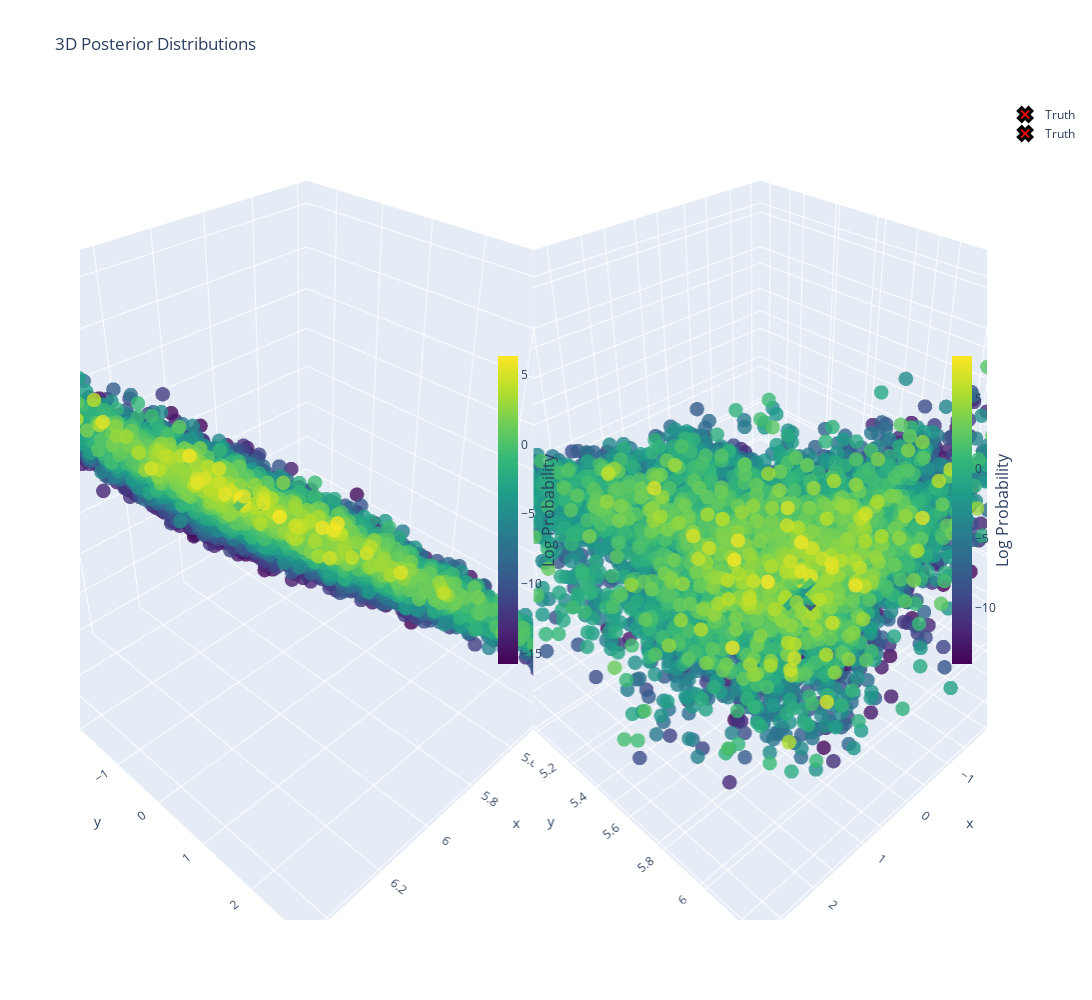

The cell this chart's notebook holds for it:
### Code cell
import plotly.graph_objects as go


labels = np.array(["$x_c/\\eta$","$\\beta/\\eta$","$x_c^2/\\epsilon$","$x_c$"])
# # Create 2x2 grid of 3D plots using plotly
# fig = make_subplots(
#     rows=2, cols=2,
#     specs=[[{'type': 'scene'}, {'type': 'scene'}],
#            [{'type': 'scene'}, {'type': 'scene'}]],
#     subplot_titles=('$x_c/\\eta$ vs $\\beta/\\eta$ vs $x_c^2/\\epsilon$', 
#                     '$x_c/\\eta$ vs $\\beta/\\eta$ vs $x_c$',
#                     '$x_c/\\eta$ vs $x_c^2/\\epsilon$ vs $x_c$',
#                     '$\\beta/\\eta$ vs $x_c^2/\\epsilon$ vs $x_c$')
import plotly.graph_objects as go
from plotly.subplots import make_subplots

# Create a figure with 2x2 subplots, each with a 3D scene
fig = make_subplots(
    rows=2, cols=2,
    specs=[[{'type': 'scene'}, {'type': 'scene'}],
           [{'type': 'scene'}, {'type': 'scene'}]],
    vertical_spacing=0.1,  # Add vertical spacing between rows
    horizontal_spacing=0.1  # Add horizontal spacing between columns
)

# Plot first 3D posterior
post.plot_posterior3D_interactive(
    features=[0, 1, 2],
    truths=np.log(best_sample),
    labels=labels,
    fig=fig,
    row=1, col=1
)

# Plot second 3D posterior
post.plot_posterior3D_interactive(
    features=[1, 2, 3],
    truths=np.log(best_sample),
    labels=labels,
    fig=fig,
    row=1, col=2
)



# Update the layout
fig.update_layout(
    title_text="3D Posterior Distributions",
    height=1000,  # Increase height
    width=1200,   # Increase width
    showlegend=True,
    scene=dict(
        aspectmode='cube'  # Make all scenes cubic
    ),
    scene2=dict(
        aspectmode='cube'
    ),
    scene3=dict(
        aspectmode='cube'
    ),
    scene4=dict(
        aspectmode='cube'
    )
)

# Show the figure
fig.show()

### Figure 1 — Plotly figure (JSON) as saved in the notebook; plotly's stock layout.template omitted (floating-point values rounded to 4 significant figures; data arrays with more than 128 entries replaced by an {"elided": "..."} marker saying what was removed)
{"data": [{"marker": {"color": {"elided": "5528 float values"}, "colorbar": {"len": 0.4, "thickness": 20, "title": {"font": {"size": 16}, "side": "right", "text": "Log Probability"}, "x": 0.95, "y": 0.5}, "colorscale": [[0, "#440154"], [0.1111, "#482878"], [0.2222, "#3e4989"], [0.3333, "#31688e"], [0.4444, "#26828e"], [0.5556, "#1f9e89"], [0.6667, "#35b779"], [0.7778, "#6ece58"], [0.8889, "#b5de2b"], [1, "#fde725"]], "opacity": 0.8, "size": 5}, "mode": "markers", "name": "Posterior", "scene": "scene11", "showlegend": false, "type": "scatter3d", "x": {"elided": "5528 float values"}, "y": {"elided": "5528 float values"}, "z": {"elided": "5528 float values"}}, {"marker": {"color": "red", "line": {"color": "black", "width": 3}, "size": 12, "symbol": "x"}, "mode": "markers", "name": "Truth", "scene": "scene11", "showlegend": true, "type": "scatter3d", "x": [6.266], "y": [1.016], "z": [5.948]}, {"marker": {"color": {"elided": "12270 float values"}, "colorbar": {"len": 0.4, "thickness": 20, "title": {"font": {"size": 16}, "side": "right", "text": "Log Probability"}, "x": 0.45, "y": 0.5}, "colorscale": [[0, "#440154"], [0.1111, "#482878"], [0.2222, "#3e4989"], [0.3333, "#31688e"], [0.4444, "#26828e"], [0.5556, "#1f9e89"], [0.6667, "#35b779"], [0.7778, "#6ece58"], [0.8889, "#b5de2b"], [1, "#fde725"]], "opacity": 0.8, "size": 5}, "mode": "markers", "name": "Posterior", "scene": "scene12", "showlegend": false, "type": "scatter3d", "x": {"elided": "12270 float values"}, "y": {"elided": "12270 float values"}, "z": {"elided": "12270 float values"}}, {"marker": {"color": "red", "line": {"color": "black", "width": 3}, "size": 12, "symbol": "x"}, "mode": "markers", "name": "Truth", "scene": "scene12", "showlegend": true, "type": "scatter3d", "x": [1.016], "y": [5.948], "z": [6.281]}], "layout": {"height": 1000, "scene": {"aspectmode": "cube", "domain": {"x": [0, 0.45], "y": [0.55, 1]}, "xaxis": {"exponentformat": "e", "showexponent": "all", "title": {"font": {"size": 14}, "text": "x<sub>c</sub>/η"}}, "yaxis": {"exponentformat": "e", "showexponent": "all", "title": {"font": {"size": 14}, "text": "β/η"}}, "zaxis": {"exponentformat": "e", "showexponent": "all", "title": {"font": {"size": 14}, "text": "x<sub>c</sub><sup>2</sup>/ε"}}}, "scene2": {"aspectmode": "cube", "domain": {"x": [0.55, 1], "y": [0.55, 1]}, "xaxis": {"exponentformat": "e", "showexponent": "all", "title": {"font": {"size": 14}, "text": "β/η"}}, "yaxis": {"exponentformat": "e", "showexponent": "all", "title": {"font": {"size": 14}, "text": "x<sub>c</sub><sup>2</sup>/ε"}}, "zaxis": {"exponentformat": "e", "showexponent": "all", "title": {"font": {"size": 14}, "text": "x<sub>c</sub>"}}}, "scene3": {"aspectmode": "cube", "domain": {"x": [0, 0.45], "y": [0, 0.45]}}, "scene4": {"aspectmode": "cube", "domain": {"x": [0.55, 1], "y": [0, 0.45]}}, "showlegend": true, "title": {"text": "3D Posterior Distributions"}, "width": 1200}}
